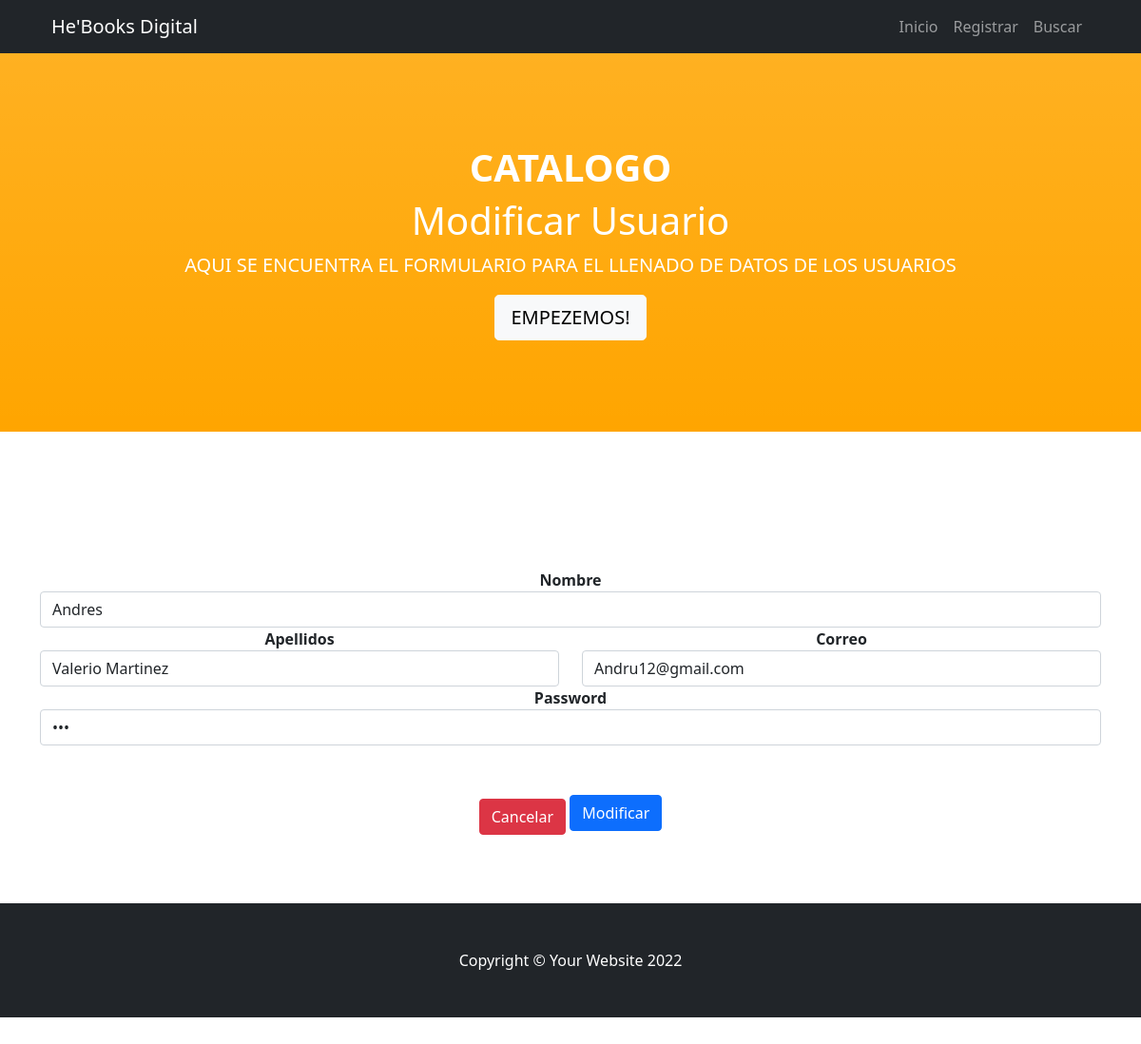
Page /usuario.php?id_modificar=2 on the committed database.
### tables this page shows
CREATE TABLE `usuarios` (
  `Id_usuario` int(11) NOT NULL,
  `Nombre_usu` varchar(50) NOT NULL,
  `Apellidos` varchar(50) NOT NULL,
  `Correo` varchar(50) NOT NULL,
  `Pass` varchar(50) NOT NULL,
  `Privilegio` int(11) NOT NULL
);

### bd/conexion_bd.php (called while the page is built)
<?PHP
class BD_PDO
{
	function Ejecutar_Instruccion($instruccion_sql)
	{
		$host = "localhost";
		$usr  = "root";
		$pwd  = "";
		$db   = "libreriabd";
		try {
				$conexion = new PDO("mysql:host=$host;dbname=$db;port='8080';",$usr,$pwd);
			}
		catch(PDOException $e)
			{
		      echo "Failed to get DB handle: " . $e->getMessage();
		      exit;
		    }
		 $query=$conexion->prepare($instruccion_sql);
		if(!$query)
		{
			return "Error al mostrar";
		}
		else
		{
			$query->execute();
			while ($result = $query->fetch())
			    {
			        $rows[] = $result;
			    }
		}
		return $rows;
	}
}
?>

### usuario.php (the view, shortened to what this page needs)
<!DOCTYPE html>
<html lang="en">
    <head>
        <link href="css/styles.css" rel="stylesheet" />
        <link href="js/scripts.js" rel="stylesheet" />
    </head>
    <body id="page-top">
        <nav class="navbar navbar-expand-lg navbar-dark bg-dark fixed-top" id="mainNav">
            <div class="container px-4">
                <a class="navbar-brand" href="#page-top">He'Books Digital</a>
                <div class="collapse navbar-collapse" id="navbarResponsive">
                    <ul class="navbar-nav ms-auto">
                        <li class="nav-item"><a class="nav-link" href="index.php">Inicio</a></li>
                        <li class="nav-item"><a class="nav-link" href="#services">Registrar</a></li>
                        <li class="nav-item"><a class="nav-link" href="#contact">Buscar</a></li>
                    </ul>
                </div>
            </div>
        </nav>
        <header class="bg- bg-gradient text-white" style="background-color: orange;">
            <div class="container px-4 text-center">
                <h1 class="fw-bolder">CATALOGO</h1>
                <h1 style="text-align: center;"><?php if (isset($_GET['id_modificar']))
						{
							echo 'Modificar';
						}
						else
						{
							echo 'Registrar';
						}
						?> Usuario</h1>
                <p class="lead">AQUI SE ENCUENTRA EL FORMULARIO PARA EL LLENADO DE DATOS DE LOS USUARIOS</p>
                <a class="btn btn-lg btn-light" href="#about">EMPEZEMOS!</a>
            </div>
        </header>
        <?php
		require 'bd/conexion_bd.php';
		$obj = new BD_PDO();
		if (isset($_POST['btninsertar']))
		{
			if($_POST['btninsertar']=='Registrar')
			{
				$obj->Ejecutar_Instruccion("insert into usuarios(Nombre_usu, Apellidos, Correo, Pass, Privilegio) values('".$_POST['txttitulo']."','".$_POST['txtarchivo']."','".$_POST['txtedicion']."','".$_POST['txtcategoria']."','0')");
                echo '<div class="alert alert-success alert-dismissible fade show" role="alert">
                       <strong>Se registro correctamente</strong> Regrese a la pagina principal para acceder
                        <button type="button" class="close" data-dismiss="alert" aria-label="Close">
                        <span aria-hidden="true">&times;</span>
                        </button>
                      </div>';
			}
			else
			{
				$obj->Ejecutar_Instruccion("update usuarios set Nombre_usu='".$_POST['txttitulo']."', Apellidos='".$_POST['txtarchivo']."', Correo='".$_POST['txtedicion']."',Pass='".$_POST['txtcategoria']."',Privilegio='".$_POST['txtautor']."' where Id_usuario = '".$_POST['txtid']."'");
			}
		}
			elseif (isset($_GET['id_eliminar']))
		{
			$obj->Ejecutar_Instruccion("delete from usuarios where Id_usuario = '".$_GET['id_eliminar']."'");
		}
		elseif (isset($_GET['id_modificar']))
		{
			$proveedor_modificar = $obj->Ejecutar_Instruccion("select * from usuarios where Id_usuario = '".$_GET['id_modificar']."'");
		}
		$productos = $obj->Ejecutar_Instruccion("Select Id_usuario , Nombre_usu, Apellidos, Correo, Pass, Privilegio from usuarios where Nombre_usu like '%".$_POST['txtbuscar']."%'");
	?>
        <section id="about">
            <center>
            <div class="container px-12">
                <form action="usuario.php"method="post" onsubmit="return validacion();">
                        <div class="form-group">
                            <label for="formGroupExampleInput"><b>Nombre</b></label>
                            <input type="text" id="txttitulo" name="txttitulo" class="form-control" id="formGroupExampleInput" placeholder="Escribe su nombre." value="<?php echo @$proveedor_modificar[0]['Nombre_usu']; ?>" required>
                        </div>
                        <div class="row">
                            <div class="col">
                                <label for="exampleFormControlFile1"><b>Apellidos</b></label>
                                <input type="text" id="txtarchivo" name="txtarchivo" class="form-control" placeholder="ingrese su apellido" value="<?php echo @$proveedor_modificar[0]['Apellidos']; ?>" required>
                            </div>
                            <div class="col">
                                <label for="formGroupExampleInput"><b>Correo</b></label>
                                <input type="email" id="txtedicion" name="txtedicion" class="form-control" placeholder="ingrese su correo." value="<?php echo @$proveedor_modificar[0]['Correo']; ?>" required>
                            </div>
                        </div>
                        <div class="row">
                            <div class="col">
                                <label for="exampleFormControlFile1"><b>Password</b></label>
                                <input type="password" id="txtcategoria" name="txtcategoria" class="form-control" placeholder="ingrese una contraseña." value="<?php echo @$proveedor_modificar[0]['Pass']; ?>" required>
                            </div>
                        </div>
                        <br><br>
                        <div class="row">
                            <div class="col">
                                <button class="btn btn-danger mt-2" >Cancelar</button>
                                <input type="submit" id="btninsertar" name="btninsertar" class="btn btn-primary" value="<?php
                                    if (isset($_GET['id_modificar']))
                                    {
                                        echo 'Modificar';
                                    }
                                    else
                                    {
                                        echo 'Registrar';
                                    }
                                    ?>">
                            </div>
                        </div>
                </form>
            </div>
            </center>
	</div><br><br><br>
            <footer class="py-5 bg-dark" id="fin">
                <div class="container px-4"><p class="m-0 text-center text-white">Copyright &copy; Your Website 2022</p></div>
            </footer>
    </body>
</html>

### rows in the picture
usuarios: txttitulo "Andres", txtarchivo "Valerio Martinez", txtedicion "Andru12@gmail.com"
